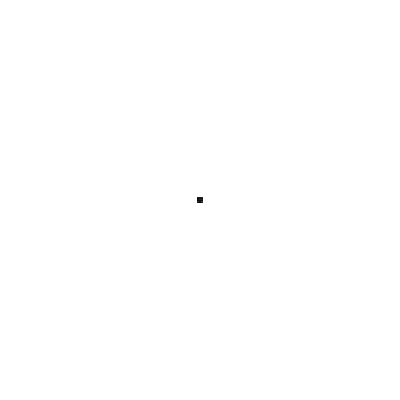
Frame 1 (no input)
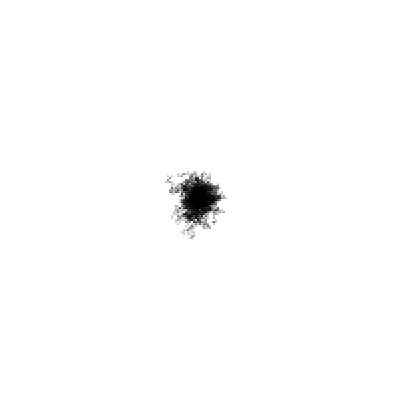
Frame 60 (no input)
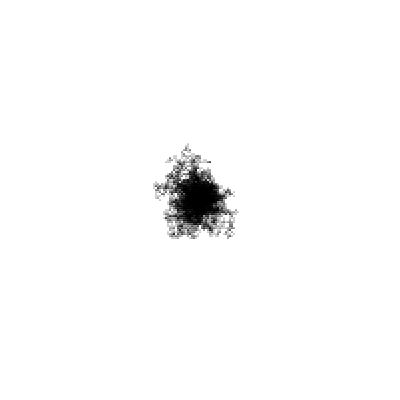
Frame 120 (the mouse pressed at the canvas centre since frame 60)

The p5.js sketch that drew these frames (run headless with seeded random() and noise() and a simulated clock; from frame 60 on, the mouse is pressed at the canvas centre):

// p5.js sketch
// ── sketch.js
/*
Connor Wise
Random Walkers!

This program generates a group of given random walkers and has them move according to a random 
direction and a normally distributed velocity as given by randomGuassian. The program utilizes
objects in order to have such a large number of walkers running at once.

*/
var walks = []; //list to hold all random walkers
var numwalks = 100; //number of walkers to generate 
var winwid = 400; //size of sq window

function setup() {
  createCanvas(winwid, winwid); //creates the window for walk
  for (i = 0; i < numwalks; i++){ //loops thru based on number of walkers I want
    walks.push(new Walks(winwid / 2, winwid / 2)); //creates a walker at center of screen
  }
  background(255); //whitebackground 
}

function draw() {
    walks.forEach(function(walks){ //runs the walks function for all walkers
        walks.step(); //loops them to change
        walks.display(); //puts them on the screen
    });
}

function Walks (x, y) {
    this.x = x; //object this.x = x
    this.y = y; //object this.y = y
}

Walks.prototype.display = function() {
    point(this.x, this.y); //point is placed at point this.x, this.y
};


Walks.prototype.step = function() {
    var direction = Direction(); //direction is result of Direction function
    var velocity = Velocity(); //velcity is result of Velocity function
    this.x += direction[0] * velocity; //x cord = x cord + direction(x) * velocity
    this.y += direction[1] * velocity; //y cord = y cord + direction(y) * velocity
};
function Direction () { //function to retrive direction 
    var n = floor(random(9)); //random number between 0 & 9, rounded
    switch (n){ //based on n, resutrns one of the cases
        case 0:
            return [-1, -1];
        case 1:
            return [-1, 0];
        case 2:
            return [-1, 1];
        case 3:
            return [0, -1];
        case 4:
            return [0, 0];
        case 5:
            return [0, 1];
        case 6:
            return [1, -1];
        case 7:
            return [1, 0];
        case 8:
            return [1, 1];
    }
}
function Velocity () { //function to find step size
    return randomGaussian(2, 0); //stepsize(velocity) = normally distributed random values 
}
